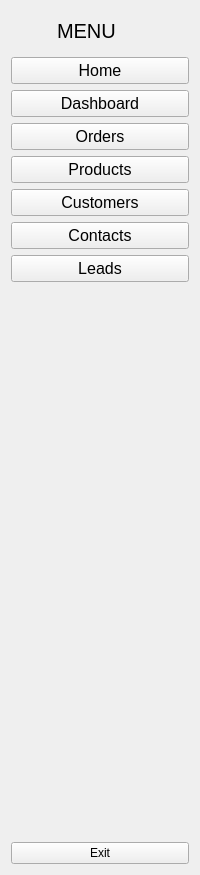
     <widget class="QWidget" name="full_menu_widget" native="true">
      <layout class="QVBoxLayout" name="verticalLayout_7">
       <item>
        <layout class="QVBoxLayout" name="verticalLayout_5">
         <item>
          <layout class="QHBoxLayout" name="horizontalLayout_6">
           <item>
            <widget class="QLabel" name="label_2">
             <property name="minimumSize">
              <size>
               <width>40</width>
               <height>40</height>
              </size>
             </property>
             <property name="maximumSize">
              <size>
               <width>40</width>
               <height>40</height>
              </size>
             </property>
             <property name="text">
              <string/>
             </property>
             <property name="pixmap">
              <pixmap resource="../resources/resource.qrc">:/icon/icons/pi-sign-48.ico</pixmap>
             </property>
             <property name="scaledContents">
              <bool>true</bool>
             </property>
            </widget>
           </item>
           <item>
            <widget class="QLabel" name="label_3">
             <property name="font">
              <font>
               <pointsize>15</pointsize>
              </font>
             </property>
             <property name="text">
              <string>MENU</string>
             </property>
            </widget>
           </item>
          </layout>
         </item>
         <item>
          <layout class="QVBoxLayout" name="verticalLayout_2">
           <item>
            <widget class="QPushButton" name="home_btn2">
             <property name="font">
              <font>
               <pointsize>12</pointsize>
              </font>
             </property>
             <property name="text">
              <string>Home</string>
             </property>
             <property name="icon">
              <iconset resource="../resources/resource.qrc">
               <normaloff>:/icon/icons/home-4-32.ico</normaloff>
               <normalon>:/icon/icons/home-4-32.ico</normalon>:/icon/icons/home-4-32.ico</iconset>
             </property>
             <property name="iconSize">
              <size>
               <width>16</width>
               <height>16</height>
              </size>
             </property>
             <property name="checkable">
              <bool>true</bool>
             </property>
             <property name="autoExclusive">
              <bool>true</bool>
             </property>
            </widget>
           </item>
           <item>
            <widget class="QPushButton" name="dashboard_btn2">
             <property name="font">
              <font>
               <pointsize>12</pointsize>
              </font>
             </property>
             <property name="text">
              <string>Dashboard</string>
             </property>
             <property name="icon">
              <iconset resource="../resources/resource.qrc">
               <normaloff>:/icon/icons/dashboard-2-32.ico</normaloff>
               <normalon>:/icon/icons/dashboard-2-32.ico</normalon>:/icon/icons/dashboard-2-32.ico</iconset>
             </property>
             <property name="iconSize">
              <size>
               <width>16</width>
               <height>16</height>
              </size>
             </property>
             <property name="checkable">
              <bool>true</bool>
             </property>
             <property name="autoExclusive">
              <bool>true</bool>
             </property>
            </widget>
           </item>
           <item>
            <widget class="QPushButton" name="orders_btn2">
             <property name="font">
              <font>
               <pointsize>12</pointsize>
              </font>
             </property>
             <property name="text">
              <string>Orders</string>
             </property>
             <property name="icon">
              <iconset resource="../resources/resource.qrc">
               <normaloff>:/icon/icons/activity-feed-32 (1).ico</normaloff>
               <normalon>:/icon/icons/activity-feed-32 (1).ico</normalon>:/icon/icons/activity-feed-32 (1).ico</iconset>
             </property>
             <property name="iconSize">
              <size>
               <width>16</width>
               <height>16</height>
              </size>
             </property>
             <property name="checkable">
              <bool>true</bool>
             </property>
             <property name="autoExclusive">
              <bool>true</bool>
             </property>
            </widget>
           </item>
           <item>
            <widget class="QPushButton" name="products_btn2">
             <property name="font">
              <font>
               <pointsize>12</pointsize>
              </font>
             </property>
             <property name="text">
              <string>Products</string>
             </property>
             <property name="icon">
              <iconset resource="../resources/resource.qrc">
               <normaloff>:/icon/icons/product-32.ico</normaloff>
               <normalon>:/icon/icons/product-32.ico</normalon>:/icon/icons/product-32.ico</iconset>
             </property>
             <property name="iconSize">
              <size>
               <width>16</width>
               <height>16</height>
              </size>
             </property>
             <property name="checkable">
              <bool>true</bool>
             </property>
             <property name="autoExclusive">
              <bool>true</bool>
             </property>
            </widget>
           </item>
           <item>
            <widget class="QPushButton" name="customers_btn2">
             <property name="font">
              <font>
               <pointsize>12</pointsize>
              </font>
             </property>
             <property name="text">
              <string>Customers</string>
             </property>
             <property name="icon">
              <iconset resource="../resources/resource.qrc">
               <normaloff>:/icon/icons/group-32.ico</normaloff>
               <normalon>:/icon/icons/group-32.ico</normalon>:/icon/icons/group-32.ico</iconset>
             </property>
             <property name="iconSize">
              <size>
               <width>16</width>
               <height>16</height>
              </size>
             </property>
             <property name="checkable">
              <bool>true</bool>
             </property>
             <property name="autoExclusive">
              <bool>true</bool>
             </property>
            </widget>
           </item>
           <item>
            <widget class="QPushButton" name="contacts_btn2">
             <property name="font">
              <font>
               <pointsize>12</pointsize>
              </font>
             </property>
             <property name="text">
              <string>Contacts</string>
             </property>
             <property name="icon">
              <iconset resource="../resources/resource.qrc">
               <normaloff>:/icon/icons/phone-28-32.ico</normaloff>
               <normalon>:/icon/icons/phone-28-32.ico</normalon>:/icon/icons/phone-28-32.ico</iconset>
             </property>
             <property name="iconSize">
              <size>
               <width>16</width>
               <height>16</height>
              </size>
             </property>
             <property name="checkable">
              <bool>true</bool>
             </property>
             <property name="autoExclusive">
              <bool>true</bool>
             </property>
            </widget>
           </item>
           <item>
            <widget class="QPushButton" name="leads_btn2">
             <property name="font">
              <font>
               <pointsize>12</pointsize>
              </font>
             </property>
             <property name="text">
              <string>Leads</string>
             </property>
             <property name="icon">
              <iconset resource="../resources/resource.qrc">
               <normaloff>:/icon/icons/briefcase-11-32.ico</normaloff>
               <normalon>:/icon/icons/briefcase-11-32.ico</normalon>:/icon/icons/briefcase-11-32.ico</iconset>
             </property>
             <property name="iconSize">
              <size>
               <width>16</width>
               <height>16</height>
              </size>
             </property>
             <property name="checkable">
              <bool>true</bool>
             </property>
             <property name="autoExclusive">
              <bool>true</bool>
             </property>
            </widget>
           </item>
          </layout>
         </item>
        </layout>
       </item>
       <item>
        <spacer name="verticalSpacer_2">
         <property name="orientation">
          <enum>Qt::Vertical</enum>
         </property>
         <property name="sizeHint" stdset="0">
          <size>
           <width>20</width>
           <height>554</height>
          </size>
         </property>
        </spacer>
       </item>
       <item>
        <widget class="QPushButton" name="exit_btn2">
         <property name="text">
          <string>Exit</string>
         </property>
         <property name="icon">
          <iconset resource="../resources/resource.qrc">
           <normaloff>:/icon/icons/close-window-32.ico</normaloff>:/icon/icons/close-window-32.ico</iconset>
         </property>
         <property name="iconSize">
          <size>
           <width>14</width>
           <height>14</height>
          </size>
         </property>
        </widget>
       </item>
      </layout>
     </widget>
